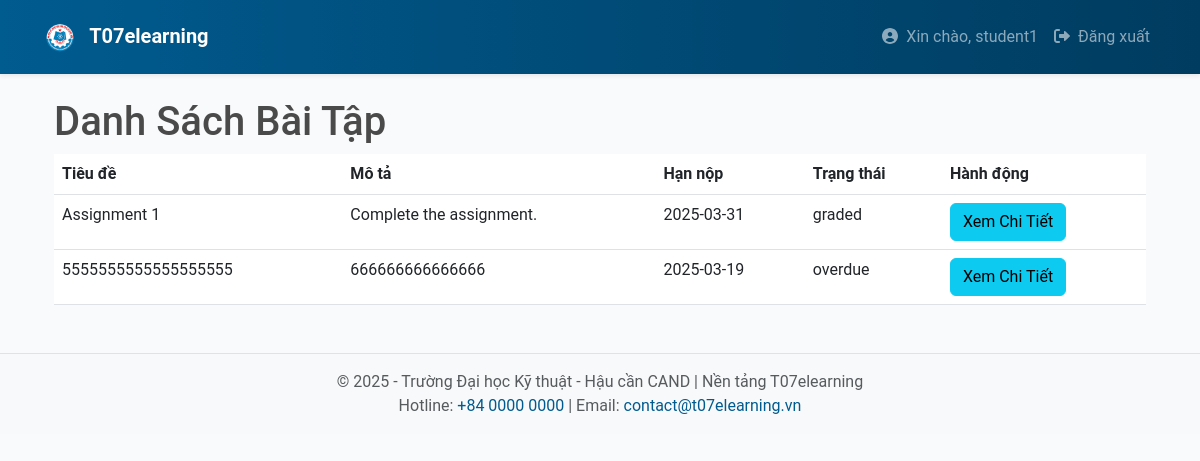
Before: /student/view_assignments (signed in) with the older database file.
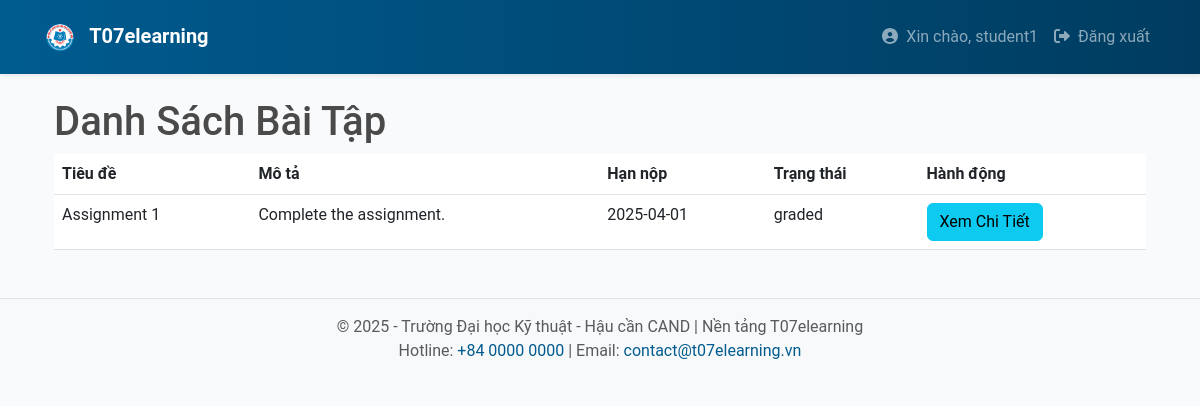
After: the same page with the newer database file.
### app/models.py (models this page shows, shortened)
class Submission(db.Model):
    __tablename__ = 'submissions'
    id = db.Column(db.Integer, primary_key=True)
    assignment_id = db.Column(db.Integer, db.ForeignKey('assignments.id'), nullable=False)
    student_id = db.Column(db.Integer, db.ForeignKey('users.id'), nullable=False)
    submission_date = db.Column(db.DateTime, default=datetime.utcnow)
    file_url = db.Column(db.String(512), nullable=True)
    grade = db.Column(db.Float, nullable=True)
    feedback = db.Column(db.Text, nullable=True)
    status = db.Column(db.String(64), nullable=False, default='pending')
    answer = db.Column(db.Text, nullable=True)
    assignment = db.relationship('Assignment', back_populates='submissions')

class Assignment(db.Model):
    __tablename__ = 'assignments'
    id = db.Column(db.Integer, primary_key=True)
    class_id = db.Column(db.Integer, db.ForeignKey('classes.id'), nullable=False)
    title = db.Column(db.String(128), nullable=False)
    description = db.Column(db.Text, nullable=True)
    due_date = db.Column(db.DateTime, nullable=False)
    max_attempts = db.Column(db.Integer, default=1)
    created_on = db.Column(db.DateTime, default=datetime.utcnow)
    attachment_url = db.Column(db.String(512), nullable=True)
    lecturer_id = db.Column(db.Integer, db.ForeignKey('users.id'), nullable=False)
    deadline_duration = db.Column(db.Integer, nullable=False, default=0)
    submissions = db.relationship('Submission', back_populates='assignment')

### app/student/routes.py (the view)
@bp.route('/view_assignments')
@login_required
def view_assignments():
    if not current_user.is_student():  # Check if the user is a student
        flash('Bạn không có quyền truy cập trang này.', 'danger')
        return redirect(url_for('main.index'))  # Redirect to main page
    submissions = Submission.query.filter_by(student_id=current_user.id).all()
    return render_template('student/assignments.html', submissions=submissions)

### app/models.py (called while the page is built)
    def is_student(self):
        return any(role.name == 'student' for role in self.roles)

### app/templates/student/assignments.html
{% extends "base.html" %}
{% block content %}
<div class="container">
    <h1>Danh Sách Bài Tập</h1>
    <table class="table">
        <thead>
            <tr>
                <th>Tiêu đề</th>
                <th>Mô tả</th>
                <th>Hạn nộp</th>
                <th>Trạng thái</th>
                <th>Hành động</th>
            </tr>
        </thead>
        <tbody>
            {% for submission in submissions %}
            <tr>
                <td>{{ submission.assignment.title }}</td>
                <td>{{ submission.assignment.description }}</td>
                <td>{{ submission.assignment.due_date.strftime('%Y-%m-%d') }}</td>
                <td>{{ submission.status }}</td>
                <td>
                    <a href="{{ url_for('student.view_assignment', assignment_id=submission.assignment.id) }}" class="btn btn-info">Xem Chi Tiết</a>
                </td>
            </tr>
            {% endfor %}
        </tbody>
    </table>
</div>
{% endblock %}

Changed rows visible on the page:
removed Submission: assignment "5555555555555555555", assignment.description "666666666666666", assignment.due_date "2025-03-19", status "overdue"
changed Submission "graded": assignment.due_date "2025-03-31" → "2025-04-01"
